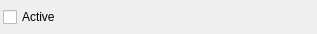
<?xml version="1.0" encoding="UTF-8"?>
<ui version="4.0">
 <class>Form</class>
 <widget class="QWidget" name="Form">
  <property name="geometry">
   <rect>
    <x>0</x>
    <y>0</y>
    <width>317</width>
    <height>34</height>
   </rect>
  </property>
  <property name="windowTitle">
   <string>Form</string>
  </property>
  <layout class="QVBoxLayout" name="verticalLayout">
   <property name="spacing">
    <number>3</number>
   </property>
   <property name="leftMargin">
    <number>3</number>
   </property>
   <property name="topMargin">
    <number>3</number>
   </property>
   <property name="rightMargin">
    <number>3</number>
   </property>
   <property name="bottomMargin">
    <number>3</number>
   </property>
   <item>
    <layout class="QHBoxLayout" name="horizontalLayout">
     <item>
      <widget class="QCheckBox" name="prop_active">
       <property name="text">
        <string>Active</string>
       </property>
      </widget>
     </item>
    </layout>
   </item>
  </layout>
 </widget>
 <resources/>
 <connections/>
</ui>
